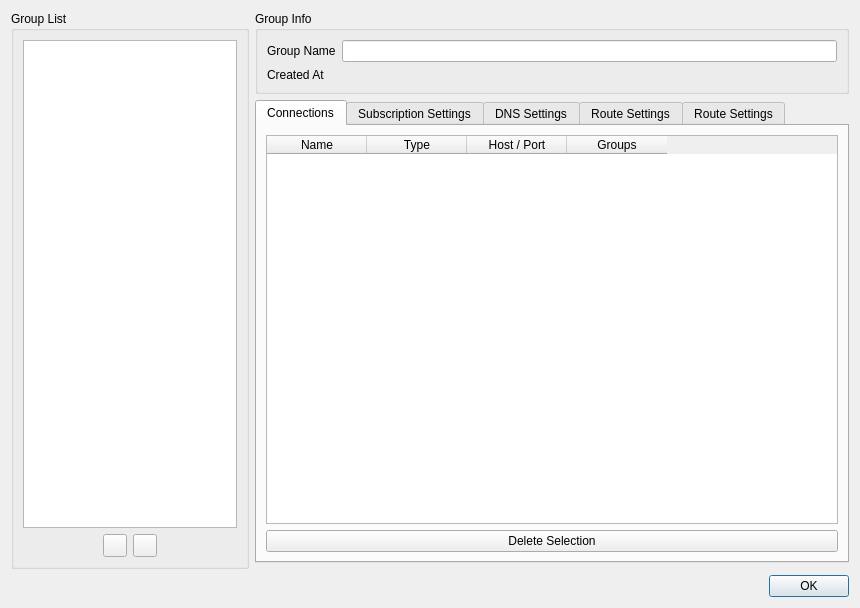
<?xml version="1.0" encoding="UTF-8"?>
<ui version="4.0">
 <class>w_GroupManager</class>
 <widget class="QDialog" name="w_GroupManager">
  <property name="geometry">
   <rect>
    <x>0</x>
    <y>0</y>
    <width>860</width>
    <height>608</height>
   </rect>
  </property>
  <property name="windowTitle">
   <string>Group Editor</string>
  </property>
  <property name="sizeGripEnabled">
   <bool>false</bool>
  </property>
  <property name="modal">
   <bool>true</bool>
  </property>
  <layout class="QGridLayout" name="gridLayout" columnstretch="2,5">
   <item row="0" column="1">
    <widget class="QGroupBox" name="groupInfoGroupBox">
     <property name="title">
      <string>Group Info</string>
     </property>
     <layout class="QFormLayout" name="formLayout_2">
      <item row="0" column="0">
       <widget class="QLabel" name="label">
        <property name="text">
         <string>Group Name</string>
        </property>
       </widget>
      </item>
      <item row="0" column="1">
       <widget class="QLineEdit" name="groupNameTxt"/>
      </item>
      <item row="1" column="0">
       <widget class="QLabel" name="label_4">
        <property name="text">
         <string>Created At</string>
        </property>
       </widget>
      </item>
      <item row="1" column="1">
       <widget class="QLabel" name="createdAtLabel">
        <property name="text">
         <string/>
        </property>
       </widget>
      </item>
     </layout>
    </widget>
   </item>
   <item row="0" column="0" rowspan="3">
    <widget class="QGroupBox" name="groupBox">
     <property name="title">
      <string>Group List</string>
     </property>
     <layout class="QVBoxLayout" name="verticalLayout_3">
      <item>
       <widget class="QListWidget" name="groupList">
        <property name="selectionMode">
         <enum>QAbstractItemView::SingleSelection</enum>
        </property>
        <property name="selectionBehavior">
         <enum>QAbstractItemView::SelectRows</enum>
        </property>
       </widget>
      </item>
      <item>
       <layout class="QHBoxLayout" name="horizontalLayout">
        <item>
         <spacer name="horizontalSpacer">
          <property name="orientation">
           <enum>Qt::Horizontal</enum>
          </property>
          <property name="sizeHint" stdset="0">
           <size>
            <width>40</width>
            <height>20</height>
           </size>
          </property>
         </spacer>
        </item>
        <item>
         <widget class="QToolButton" name="addGroupButton">
          <property name="sizePolicy">
           <sizepolicy hsizetype="Fixed" vsizetype="Fixed">
            <horstretch>0</horstretch>
            <verstretch>0</verstretch>
           </sizepolicy>
          </property>
          <property name="toolTip">
           <string>Add Subscription</string>
          </property>
          <property name="icon">
           <iconset resource="../../../assets/icons/resources.qrc">
            <normaloff>:/ui_dark/add.svg</normaloff>:/ui_dark/add.svg</iconset>
          </property>
         </widget>
        </item>
        <item>
         <widget class="QToolButton" name="removeGroupButton">
          <property name="sizePolicy">
           <sizepolicy hsizetype="Fixed" vsizetype="Fixed">
            <horstretch>0</horstretch>
            <verstretch>0</verstretch>
           </sizepolicy>
          </property>
          <property name="toolTip">
           <string>Remove Subscription</string>
          </property>
          <property name="text">
           <string/>
          </property>
          <property name="icon">
           <iconset resource="../../../assets/icons/resources.qrc">
            <normaloff>:/ui_dark/minus.svg</normaloff>:/ui_dark/minus.svg</iconset>
          </property>
         </widget>
        </item>
        <item>
         <spacer name="horizontalSpacer_2">
          <property name="orientation">
           <enum>Qt::Horizontal</enum>
          </property>
          <property name="sizeHint" stdset="0">
           <size>
            <width>40</width>
            <height>20</height>
           </size>
          </property>
         </spacer>
        </item>
       </layout>
      </item>
     </layout>
    </widget>
   </item>
   <item row="3" column="0" colspan="2">
    <widget class="QDialogButtonBox" name="buttonBox">
     <property name="orientation">
      <enum>Qt::Horizontal</enum>
     </property>
     <property name="standardButtons">
      <set>QDialogButtonBox::Ok</set>
     </property>
    </widget>
   </item>
   <item row="1" column="1">
    <widget class="QTabWidget" name="tabWidget">
     <property name="currentIndex">
      <number>0</number>
     </property>
     <widget class="QWidget" name="tab">
      <attribute name="title">
       <string>Connections</string>
      </attribute>
      <layout class="QVBoxLayout" name="verticalLayout_2">
       <item>
        <widget class="QTableWidget" name="connectionsTable">
         <property name="contextMenuPolicy">
          <enum>Qt::CustomContextMenu</enum>
         </property>
         <property name="editTriggers">
          <set>QAbstractItemView::NoEditTriggers</set>
         </property>
         <property name="selectionBehavior">
          <enum>QAbstractItemView::SelectRows</enum>
         </property>
         <column>
          <property name="text">
           <string>Name</string>
          </property>
         </column>
         <column>
          <property name="text">
           <string>Type</string>
          </property>
         </column>
         <column>
          <property name="text">
           <string>Host / Port</string>
          </property>
         </column>
         <column>
          <property name="text">
           <string>Groups</string>
          </property>
         </column>
        </widget>
       </item>
       <item>
        <widget class="QPushButton" name="deleteSelectedConnBtn">
         <property name="text">
          <string>Delete Selection</string>
         </property>
        </widget>
       </item>
      </layout>
     </widget>
     <widget class="QWidget" name="tab_2">
      <attribute name="title">
       <string>Subscription Settings</string>
      </attribute>
      <layout class="QVBoxLayout" name="verticalLayout">
       <item>
        <widget class="QGroupBox" name="groupIsSubscriptionGroup">
         <property name="title">
          <string>This group is a subscription</string>
         </property>
         <property name="checkable">
          <bool>true</bool>
         </property>
         <property name="checked">
          <bool>true</bool>
         </property>
         <layout class="QFormLayout" name="formLayout_4">
          <item row="0" column="0">
           <widget class="QLabel" name="label_11">
            <property name="text">
             <string>Provider</string>
            </property>
           </widget>
          </item>
          <item row="0" column="1">
           <widget class="QComboBox" name="subscriptionTypeCB">
            <property name="sizePolicy">
             <sizepolicy hsizetype="MinimumExpanding" vsizetype="Fixed">
              <horstretch>0</horstretch>
              <verstretch>0</verstretch>
             </sizepolicy>
            </property>
           </widget>
          </item>
          <item row="1" column="0">
           <widget class="QLabel" name="label_9">
            <property name="text">
             <string>Provider Options</string>
            </property>
           </widget>
          </item>
          <item row="1" column="1">
           <layout class="QFormLayout" name="formLayout_5">
            <property name="verticalSpacing">
             <number>0</number>
            </property>
            <item row="0" column="0">
             <widget class="QLabel" name="subAddrLabel">
              <property name="text">
               <string>Address</string>
              </property>
             </widget>
            </item>
            <item row="0" column="1">
             <widget class="QLineEdit" name="subAddrTxt"/>
            </item>
            <item row="1" column="0" colspan="2">
             <widget class="QWidget" name="subscriptionOptionsEditorWidget" native="true">
              <layout class="QGridLayout" name="subscriptionOptionsEditorLayout">
               <property name="leftMargin">
                <number>0</number>
               </property>
               <property name="topMargin">
                <number>0</number>
               </property>
               <property name="rightMargin">
                <number>0</number>
               </property>
               <property name="bottomMargin">
                <number>0</number>
               </property>
              </layout>
             </widget>
            </item>
           </layout>
          </item>
          <item row="2" column="0">
           <widget class="QLabel" name="label_6">
            <property name="text">
             <string>Last Updated</string>
            </property>
           </widget>
          </item>
          <item row="2" column="1">
           <widget class="QLabel" name="lastUpdatedLabel">
            <property name="text">
             <string/>
            </property>
           </widget>
          </item>
          <item row="3" column="0">
           <widget class="QLabel" name="label_3">
            <property name="text">
             <string>Update Interval</string>
            </property>
           </widget>
          </item>
          <item row="3" column="1">
           <layout class="QHBoxLayout" name="horizontalLayout_3">
            <item>
             <widget class="QDoubleSpinBox" name="updateIntervalSB">
              <property name="maximum">
               <double>365.000000000000000</double>
              </property>
              <property name="singleStep">
               <double>0.500000000000000</double>
              </property>
              <property name="value">
               <double>5.000000000000000</double>
              </property>
             </widget>
            </item>
            <item>
             <widget class="QLabel" name="label_5">
              <property name="text">
               <string>Days</string>
              </property>
             </widget>
            </item>
            <item>
             <spacer name="horizontalSpacer_3">
              <property name="orientation">
               <enum>Qt::Horizontal</enum>
              </property>
              <property name="sizeHint" stdset="0">
               <size>
                <width>40</width>
                <height>20</height>
               </size>
              </property>
             </spacer>
            </item>
           </layout>
          </item>
          <item row="4" column="0" colspan="2">
           <layout class="QHBoxLayout" name="horizontalLayout_2">
            <item>
             <layout class="QFormLayout" name="formLayout_3">
              <item row="0" column="0" colspan="2">
               <widget class="QLabel" name="label_2">
                <property name="text">
                 <string>Import Include Filters</string>
                </property>
               </widget>
              </item>
              <item row="1" column="0" colspan="2">
               <widget class="QPlainTextEdit" name="IncludeKeywords">
                <property name="placeholderText">
                 <string>Leave blank to include all</string>
                </property>
               </widget>
              </item>
              <item row="2" column="0">
               <widget class="QLabel" name="label_7">
                <property name="text">
                 <string>Relation</string>
                </property>
               </widget>
              </item>
              <item row="2" column="1">
               <widget class="QComboBox" name="IncludeRelation">
                <property name="currentIndex">
                 <number>1</number>
                </property>
                <item>
                 <property name="text">
                  <string notr="true">And</string>
                 </property>
                </item>
                <item>
                 <property name="text">
                  <string notr="true">Or</string>
                 </property>
                </item>
               </widget>
              </item>
             </layout>
            </item>
            <item>
             <layout class="QFormLayout" name="formLayout">
              <item row="1" column="0" colspan="2">
               <widget class="QPlainTextEdit" name="ExcludeKeywords">
                <property name="placeholderText">
                 <string>Leave blank to exclude nothing</string>
                </property>
               </widget>
              </item>
              <item row="2" column="0">
               <widget class="QLabel" name="label_8">
                <property name="text">
                 <string>Relation</string>
                </property>
               </widget>
              </item>
              <item row="2" column="1">
               <widget class="QComboBox" name="ExcludeRelation">
                <item>
                 <property name="text">
                  <string notr="true">And</string>
                 </property>
                </item>
                <item>
                 <property name="text">
                  <string notr="true">Or</string>
                 </property>
                </item>
               </widget>
              </item>
              <item row="0" column="0" colspan="2">
               <widget class="QLabel" name="label_10">
                <property name="text">
                 <string>Import Exclude Filters</string>
                </property>
               </widget>
              </item>
             </layout>
            </item>
           </layout>
          </item>
         </layout>
        </widget>
       </item>
       <item>
        <widget class="QPushButton" name="updateButton">
         <property name="text">
          <string>Update Subscription</string>
         </property>
        </widget>
       </item>
      </layout>
     </widget>
     <widget class="QWidget" name="tab_3">
      <attribute name="title">
       <string>DNS Settings</string>
      </attribute>
      <layout class="QGridLayout" name="gridLayout_4">
       <item row="0" column="0">
        <widget class="QGroupBox" name="dnsSettingsGB">
         <property name="title">
          <string>Override Global DNS Settings</string>
         </property>
         <property name="checkable">
          <bool>true</bool>
         </property>
         <property name="checked">
          <bool>false</bool>
         </property>
        </widget>
       </item>
      </layout>
     </widget>
     <widget class="QWidget" name="tab_5">
      <attribute name="title">
       <string>Route Settings</string>
      </attribute>
      <layout class="QGridLayout" name="gridLayout_6">
       <item row="0" column="0">
        <widget class="QGroupBox" name="routeSettingsGB">
         <property name="title">
          <string>Override Global Route Settings</string>
         </property>
         <property name="checkable">
          <bool>true</bool>
         </property>
         <property name="checked">
          <bool>false</bool>
         </property>
        </widget>
       </item>
      </layout>
     </widget>
     <widget class="QWidget" name="tab_6">
      <attribute name="title">
       <string>Route Settings</string>
      </attribute>
      <layout class="QGridLayout" name="gridLayout_7">
       <item row="0" column="0">
        <widget class="QGroupBox" name="routeSettingsGB_1">
         <property name="title">
          <string>Override Global Route Settings</string>
         </property>
         <property name="checkable">
          <bool>true</bool>
         </property>
         <property name="checked">
          <bool>false</bool>
         </property>
        </widget>
       </item>
      </layout>
     </widget>
    </widget>
   </item>
  </layout>
 </widget>
 <tabstops>
  <tabstop>groupList</tabstop>
  <tabstop>addGroupButton</tabstop>
  <tabstop>removeGroupButton</tabstop>
  <tabstop>updateIntervalSB</tabstop>
 </tabstops>
 <resources>
  <include location="../../../assets/icons/resources.qrc"/>
 </resources>
 <connections>
  <connection>
   <sender>buttonBox</sender>
   <signal>accepted()</signal>
   <receiver>w_GroupManager</receiver>
   <slot>accept()</slot>
   <hints>
    <hint type="sourcelabel">
     <x>248</x>
     <y>254</y>
    </hint>
    <hint type="destinationlabel">
     <x>157</x>
     <y>274</y>
    </hint>
   </hints>
  </connection>
  <connection>
   <sender>buttonBox</sender>
   <signal>rejected()</signal>
   <receiver>w_GroupManager</receiver>
   <slot>reject()</slot>
   <hints>
    <hint type="sourcelabel">
     <x>316</x>
     <y>260</y>
    </hint>
    <hint type="destinationlabel">
     <x>286</x>
     <y>274</y>
    </hint>
   </hints>
  </connection>
 </connections>
</ui>
